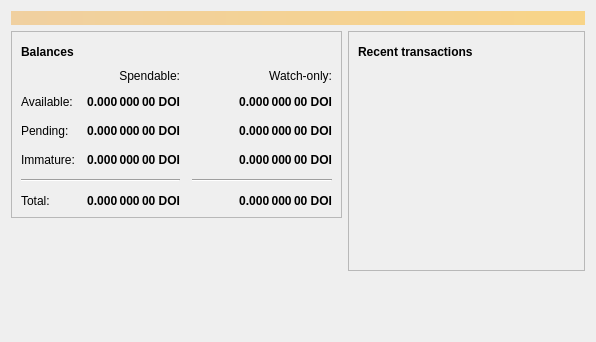
<?xml version="1.0" encoding="UTF-8"?>
<ui version="4.0">
 <class>OverviewPage</class>
 <widget class="QWidget" name="OverviewPage">
  <property name="geometry">
   <rect>
    <x>0</x>
    <y>0</y>
    <width>596</width>
    <height>342</height>
   </rect>
  </property>
  <property name="windowTitle">
   <string>Form</string>
  </property>
  <layout class="QVBoxLayout" name="topLayout">
   <item>
    <widget class="QLabel" name="labelAlerts">
     <property name="visible">
      <bool>false</bool>
     </property>
     <property name="styleSheet">
      <string notr="true">QLabel { background-color: qlineargradient(x1: 0, y1: 0, x2: 1, y2: 0, stop:0 #F0D0A0, stop:1 #F8D488); color:#000000; }</string>
     </property>
     <property name="wordWrap">
      <bool>true</bool>
     </property>
     <property name="margin">
      <number>3</number>
     </property>
     <property name="textInteractionFlags">
      <set>Qt::TextSelectableByMouse</set>
     </property>
    </widget>
   </item>
   <item>
    <layout class="QHBoxLayout" name="horizontalLayout" stretch="1,1">
     <item>
      <layout class="QVBoxLayout" name="verticalLayout_2">
       <item>
        <widget class="QFrame" name="frame">
         <property name="frameShape">
          <enum>QFrame::StyledPanel</enum>
         </property>
         <property name="frameShadow">
          <enum>QFrame::Raised</enum>
         </property>
         <layout class="QVBoxLayout" name="verticalLayout_4">
          <item>
           <layout class="QHBoxLayout" name="horizontalLayout_4">
            <item>
             <widget class="QLabel" name="label_5">
              <property name="font">
               <font>
                <weight>75</weight>
                <bold>true</bold>
               </font>
              </property>
              <property name="text">
               <string>Balances</string>
              </property>
             </widget>
            </item>
            <item>
             <widget class="QPushButton" name="labelWalletStatus">
              <property name="enabled">
               <bool>true</bool>
              </property>
              <property name="maximumSize">
               <size>
                <width>30</width>
                <height>16777215</height>
               </size>
              </property>
              <property name="toolTip">
               <string>The displayed information may be out of date. Your wallet automatically synchronizes with the doichain network after a connection is established, but this process has not completed yet.</string>
              </property>
              <property name="text">
               <string/>
              </property>
              <property name="icon">
               <iconset resource="../bitcoin.qrc">
                <normaloff>:/icons/warning</normaloff>
                <disabledoff>:/icons/warning</disabledoff>:/icons/warning</iconset>
              </property>
              <property name="iconSize">
               <size>
                <width>24</width>
                <height>24</height>
               </size>
              </property>
              <property name="flat">
               <bool>true</bool>
              </property>
             </widget>
            </item>
            <item>
             <spacer name="horizontalSpacer_3">
              <property name="orientation">
               <enum>Qt::Horizontal</enum>
              </property>
              <property name="sizeHint" stdset="0">
               <size>
                <width>40</width>
                <height>20</height>
               </size>
              </property>
             </spacer>
            </item>
           </layout>
          </item>
          <item>
           <layout class="QGridLayout" name="gridLayout">
            <property name="spacing">
             <number>12</number>
            </property>
            <item row="2" column="2">
             <widget class="QLabel" name="labelWatchPending">
              <property name="font">
               <font>
                <weight>75</weight>
                <bold>true</bold>
               </font>
              </property>
              <property name="cursor">
               <cursorShape>IBeamCursor</cursorShape>
              </property>
              <property name="toolTip">
               <string>Unconfirmed transactions to watch-only addresses</string>
              </property>
              <property name="text">
               <string notr="true">0.000 000 00 DOI</string>
              </property>
              <property name="alignment">
               <set>Qt::AlignRight|Qt::AlignTrailing|Qt::AlignVCenter</set>
              </property>
              <property name="textInteractionFlags">
               <set>Qt::LinksAccessibleByMouse|Qt::TextSelectableByKeyboard|Qt::TextSelectableByMouse</set>
              </property>
             </widget>
            </item>
            <item row="2" column="1">
             <widget class="QLabel" name="labelUnconfirmed">
              <property name="font">
               <font>
                <weight>75</weight>
                <bold>true</bold>
               </font>
              </property>
              <property name="cursor">
               <cursorShape>IBeamCursor</cursorShape>
              </property>
              <property name="toolTip">
               <string>Total of transactions that have yet to be confirmed, and do not yet count toward the spendable balance</string>
              </property>
              <property name="text">
               <string notr="true">0.000 000 00 DOI</string>
              </property>
              <property name="alignment">
               <set>Qt::AlignRight|Qt::AlignTrailing|Qt::AlignVCenter</set>
              </property>
              <property name="textInteractionFlags">
               <set>Qt::LinksAccessibleByMouse|Qt::TextSelectableByKeyboard|Qt::TextSelectableByMouse</set>
              </property>
             </widget>
            </item>
            <item row="3" column="2">
             <widget class="QLabel" name="labelWatchImmature">
              <property name="font">
               <font>
                <weight>75</weight>
                <bold>true</bold>
               </font>
              </property>
              <property name="cursor">
               <cursorShape>IBeamCursor</cursorShape>
              </property>
              <property name="toolTip">
               <string>Mined balance in watch-only addresses that has not yet matured</string>
              </property>
              <property name="text">
               <string notr="true">0.000 000 00 DOI</string>
              </property>
              <property name="alignment">
               <set>Qt::AlignRight|Qt::AlignTrailing|Qt::AlignVCenter</set>
              </property>
              <property name="textInteractionFlags">
               <set>Qt::LinksAccessibleByMouse|Qt::TextSelectableByKeyboard|Qt::TextSelectableByMouse</set>
              </property>
             </widget>
            </item>
            <item row="4" column="0" colspan="2">
             <widget class="Line" name="line">
              <property name="orientation">
               <enum>Qt::Horizontal</enum>
              </property>
             </widget>
            </item>
            <item row="4" column="2">
             <widget class="Line" name="lineWatchBalance">
              <property name="sizePolicy">
               <sizepolicy hsizetype="Preferred" vsizetype="Fixed">
                <horstretch>0</horstretch>
                <verstretch>0</verstretch>
               </sizepolicy>
              </property>
              <property name="minimumSize">
               <size>
                <width>140</width>
                <height>0</height>
               </size>
              </property>
              <property name="orientation">
               <enum>Qt::Horizontal</enum>
              </property>
             </widget>
            </item>
            <item row="5" column="0">
             <widget class="QLabel" name="labelTotalText">
              <property name="text">
               <string>Total:</string>
              </property>
             </widget>
            </item>
            <item row="3" column="1">
             <widget class="QLabel" name="labelImmature">
              <property name="font">
               <font>
                <weight>75</weight>
                <bold>true</bold>
               </font>
              </property>
              <property name="cursor">
               <cursorShape>IBeamCursor</cursorShape>
              </property>
              <property name="toolTip">
               <string>Mined balance that has not yet matured</string>
              </property>
              <property name="text">
               <string notr="true">0.000 000 00 DOI</string>
              </property>
              <property name="alignment">
               <set>Qt::AlignRight|Qt::AlignTrailing|Qt::AlignVCenter</set>
              </property>
              <property name="textInteractionFlags">
               <set>Qt::LinksAccessibleByMouse|Qt::TextSelectableByKeyboard|Qt::TextSelectableByMouse</set>
              </property>
             </widget>
            </item>
            <item row="2" column="3">
             <spacer name="horizontalSpacer_2">
              <property name="orientation">
               <enum>Qt::Horizontal</enum>
              </property>
              <property name="sizeHint" stdset="0">
               <size>
                <width>40</width>
                <height>20</height>
               </size>
              </property>
             </spacer>
            </item>
            <item row="3" column="0">
             <widget class="QLabel" name="labelImmatureText">
              <property name="text">
               <string>Immature:</string>
              </property>
             </widget>
            </item>
            <item row="5" column="1">
             <widget class="QLabel" name="labelTotal">
              <property name="font">
               <font>
                <weight>75</weight>
                <bold>true</bold>
               </font>
              </property>
              <property name="cursor">
               <cursorShape>IBeamCursor</cursorShape>
              </property>
              <property name="toolTip">
               <string>Your current total balance</string>
              </property>
              <property name="text">
               <string notr="true">0.000 000 00 DOI</string>
              </property>
              <property name="alignment">
               <set>Qt::AlignRight|Qt::AlignTrailing|Qt::AlignVCenter</set>
              </property>
              <property name="textInteractionFlags">
               <set>Qt::LinksAccessibleByMouse|Qt::TextSelectableByKeyboard|Qt::TextSelectableByMouse</set>
              </property>
             </widget>
            </item>
            <item row="5" column="2">
             <widget class="QLabel" name="labelWatchTotal">
              <property name="font">
               <font>
                <weight>75</weight>
                <bold>true</bold>
               </font>
              </property>
              <property name="cursor">
               <cursorShape>IBeamCursor</cursorShape>
              </property>
              <property name="toolTip">
               <string>Current total balance in watch-only addresses</string>
              </property>
              <property name="text">
               <string notr="true">0.000 000 00 DOI</string>
              </property>
              <property name="alignment">
               <set>Qt::AlignRight|Qt::AlignTrailing|Qt::AlignVCenter</set>
              </property>
              <property name="textInteractionFlags">
               <set>Qt::LinksAccessibleByMouse|Qt::TextSelectableByKeyboard|Qt::TextSelectableByMouse</set>
              </property>
             </widget>
            </item>
            <item row="0" column="2">
             <widget class="QLabel" name="labelWatchonly">
              <property name="text">
               <string>Watch-only:</string>
              </property>
              <property name="alignment">
               <set>Qt::AlignRight|Qt::AlignTrailing|Qt::AlignVCenter</set>
              </property>
             </widget>
            </item>
            <item row="1" column="0">
             <widget class="QLabel" name="labelBalanceText">
              <property name="text">
               <string>Available:</string>
              </property>
             </widget>
            </item>
            <item row="1" column="1">
             <widget class="QLabel" name="labelBalance">
              <property name="font">
               <font>
                <weight>75</weight>
                <bold>true</bold>
               </font>
              </property>
              <property name="cursor">
               <cursorShape>IBeamCursor</cursorShape>
              </property>
              <property name="toolTip">
               <string>Your current spendable balance</string>
              </property>
              <property name="text">
               <string notr="true">0.000 000 00 DOI</string>
              </property>
              <property name="alignment">
               <set>Qt::AlignRight|Qt::AlignTrailing|Qt::AlignVCenter</set>
              </property>
              <property name="textInteractionFlags">
               <set>Qt::LinksAccessibleByMouse|Qt::TextSelectableByKeyboard|Qt::TextSelectableByMouse</set>
              </property>
             </widget>
            </item>
            <item row="1" column="2">
             <widget class="QLabel" name="labelWatchAvailable">
              <property name="font">
               <font>
                <weight>75</weight>
                <bold>true</bold>
               </font>
              </property>
              <property name="cursor">
               <cursorShape>IBeamCursor</cursorShape>
              </property>
              <property name="toolTip">
               <string>Your current balance in watch-only addresses</string>
              </property>
              <property name="text">
               <string notr="true">0.000 000 00 DOI</string>
              </property>
              <property name="alignment">
               <set>Qt::AlignRight|Qt::AlignTrailing|Qt::AlignVCenter</set>
              </property>
              <property name="textInteractionFlags">
               <set>Qt::LinksAccessibleByMouse|Qt::TextSelectableByKeyboard|Qt::TextSelectableByMouse</set>
              </property>
             </widget>
            </item>
            <item row="2" column="0">
             <widget class="QLabel" name="labelPendingText">
              <property name="text">
               <string>Pending:</string>
              </property>
             </widget>
            </item>
            <item row="0" column="1">
             <widget class="QLabel" name="labelSpendable">
              <property name="text">
               <string>Spendable:</string>
              </property>
              <property name="alignment">
               <set>Qt::AlignRight|Qt::AlignTrailing|Qt::AlignVCenter</set>
              </property>
             </widget>
            </item>
           </layout>
          </item>
         </layout>
        </widget>
       </item>
       <item>
        <spacer name="verticalSpacer">
         <property name="orientation">
          <enum>Qt::Vertical</enum>
         </property>
         <property name="sizeHint" stdset="0">
          <size>
           <width>20</width>
           <height>40</height>
          </size>
         </property>
        </spacer>
       </item>
      </layout>
     </item>
     <item>
      <layout class="QVBoxLayout" name="verticalLayout_3">
       <item>
        <widget class="QFrame" name="frame_2">
         <property name="frameShape">
          <enum>QFrame::StyledPanel</enum>
         </property>
         <property name="frameShadow">
          <enum>QFrame::Raised</enum>
         </property>
         <layout class="QVBoxLayout" name="verticalLayout">
          <item>
           <layout class="QHBoxLayout" name="horizontalLayout_2">
            <item>
             <widget class="QLabel" name="label_4">
              <property name="font">
               <font>
                <weight>75</weight>
                <bold>true</bold>
               </font>
              </property>
              <property name="text">
               <string>Recent transactions</string>
              </property>
             </widget>
            </item>
            <item>
             <widget class="QPushButton" name="labelTransactionsStatus">
              <property name="enabled">
               <bool>true</bool>
              </property>
              <property name="maximumSize">
               <size>
                <width>30</width>
                <height>16777215</height>
               </size>
              </property>
              <property name="toolTip">
               <string>The displayed information may be out of date. Your wallet automatically synchronizes with the doichain network after a connection is established, but this process has not completed yet.</string>
              </property>
              <property name="text">
               <string/>
              </property>
              <property name="icon">
               <iconset resource="../bitcoin.qrc">
                <normaloff>:/icons/warning</normaloff>
                <disabledoff>:/icons/warning</disabledoff>:/icons/warning</iconset>
              </property>
              <property name="iconSize">
               <size>
                <width>24</width>
                <height>24</height>
               </size>
              </property>
              <property name="flat">
               <bool>true</bool>
              </property>
             </widget>
            </item>
            <item>
             <spacer name="horizontalSpacer">
              <property name="orientation">
               <enum>Qt::Horizontal</enum>
              </property>
              <property name="sizeHint" stdset="0">
               <size>
                <width>40</width>
                <height>20</height>
               </size>
              </property>
             </spacer>
            </item>
           </layout>
          </item>
          <item>
           <widget class="QListView" name="listTransactions">
            <property name="styleSheet">
             <string notr="true">QListView { background: transparent; }</string>
            </property>
            <property name="frameShape">
             <enum>QFrame::NoFrame</enum>
            </property>
            <property name="verticalScrollBarPolicy">
             <enum>Qt::ScrollBarAlwaysOff</enum>
            </property>
            <property name="horizontalScrollBarPolicy">
             <enum>Qt::ScrollBarAlwaysOff</enum>
            </property>
            <property name="selectionMode">
             <enum>QAbstractItemView::NoSelection</enum>
            </property>
           </widget>
          </item>
         </layout>
        </widget>
       </item>
       <item>
        <spacer name="verticalSpacer_2">
         <property name="orientation">
          <enum>Qt::Vertical</enum>
         </property>
         <property name="sizeHint" stdset="0">
          <size>
           <width>20</width>
           <height>40</height>
          </size>
         </property>
        </spacer>
       </item>
      </layout>
     </item>
    </layout>
   </item>
  </layout>
 </widget>
 <resources/>
 <connections/>
</ui>
